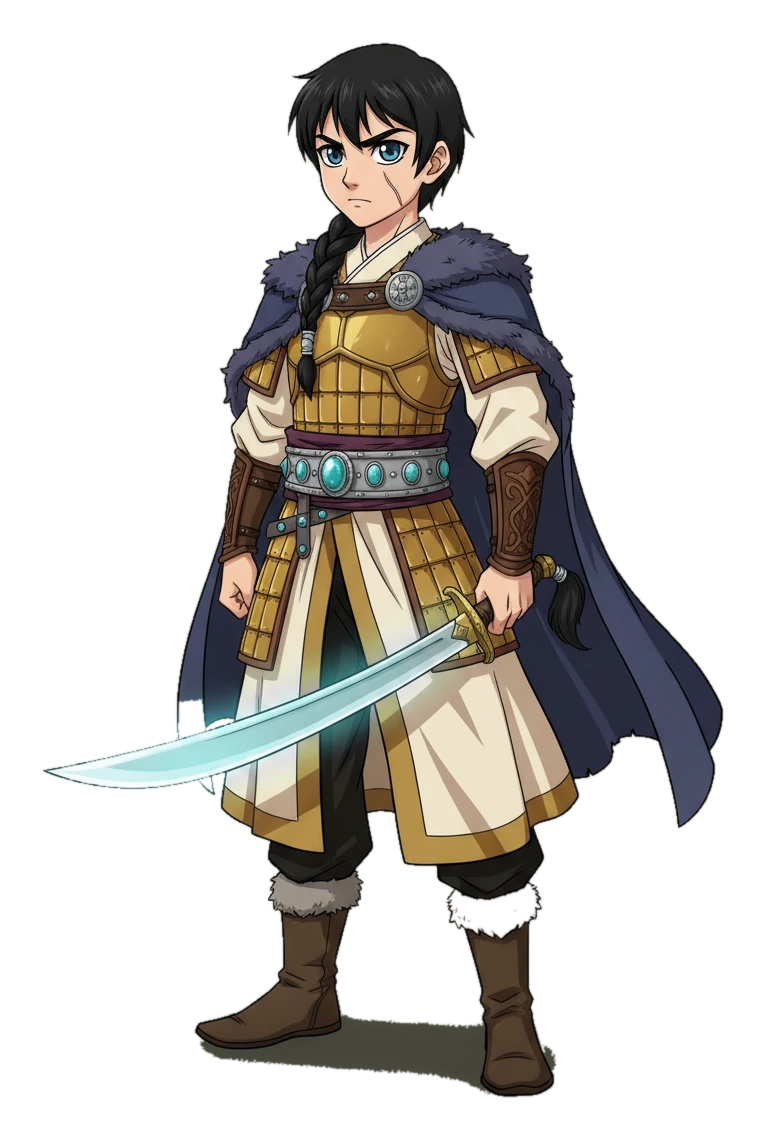
#> input picture assets/aibyn.webp, 766 x 1140 px
$ python -i style.py   (imports and definitions only)
#> lines starting #> are read from the running program, lines starting #| are printed output that depends on the picture; after the words box and inside, x2 and y2 are one past the last pixel; in counts of white or black regions, pixels touching at a corner belong together
#!/usr/bin/env python3
"""Shared Vertex plumbing + the one style prompt every image in the game shares.

Gemini API keys are blocked on this Google account by org policy, so everything
goes through Vertex AI with Application Default Credentials. The ADC file is an
`authorized_user` credential, so a plain OAuth refresh mints the token — no
google-auth dependency (it drags in cryptography, and this box is small).

Nano Banana never returns an alpha channel, so cut-out subjects are generated on
a flat field and keyed out here. It also does not reliably honour "chroma green"
— it paints some green of its own choosing — so the key samples the actual
corner colour and removes only the region connected to the border. That
connectivity check is what stops a pale robe or a white highlight from being
punched out along with the backdrop.
"""
from __future__ import annotations

import base64
import json
import os
import subprocess
import time
from pathlib import Path

import numpy as np
import requests
from PIL import Image, ImageFilter
from scipy import ndimage

ADC = Path("/home/claude/.config/gcloud/application_default_credentials.json")
PROJECT = os.environ.get("VERTEX_PROJECT", "")
# [2 lines not run here, left out]

MODEL = "gemini-2.5-flash-image"
URL = (f"https://aiplatform.googleapis.com/v1/projects/{PROJECT}"
       f"/locations/global/publishers/google/models/{MODEL}:generateContent")

ROOT = Path(__file__).resolve().parent.parent
RAW = ROOT / "assets" / "raw"
OUT = ROOT / "assets"
COMPRESS = "/home/claude/scripts/compress-asset.py"

# ---------------------------------------------------------------- style

# The palette is described so the model matches it, and then explicitly
# forbidden from being drawn — an earlier project shipped a book spine with
# "1E68IFF" lettered onto it because the hex codes read as art direction.
STYLE = (
    "Modern anime key visual, television-anime production quality, in the style "
    "of a high-budget shonen fantasy series. Confident clean line art with "
    "varying line weight, cel shading with two shadow tones plus a bright rim "
    "light, vivid saturated colour, strong value contrast, painterly gradient "
    "background, subtle bloom on the brightest highlights. Expressive large eyes "
    "with detailed iris and catchlights, sharp readable silhouette, hair and "
    "cloth caught mid-motion. "
    "Kazakh steppe fantasy setting: nomadic lamellar armour, chapan robes, "
    "silver and turquoise jewellery, oyu ornament patterns, felt and tooled "
    "leather, curved sabres, horsehair plumes, fur trim. "
    "Colour direction only, never drawn or lettered: deep indigo night, steppe "
    "gold, crimson, pale bone white, teal-cyan magic light, void black-violet."
)

NEGATIVE = (
    "Absolutely no text of any kind: no letters, no words, no numbers, no digits, "
    "no kanji, no runes, no captions, no speech bubbles, no signature, no "
    "watermark, no logo, no colour codes. "
    "Avoid: photorealism, 3D render, western cartoon style, chibi proportions, "
    "blurry, muddy desaturated colour, extra limbs, deformed hands, comic panel "
    "gutters, UI elements, frames, borders, and more than one character when a "
    "single character is requested."
)

# "No background panel" is doing real work here: left to itself the model likes
# to paint a rectangle of sky behind the head, which survives the key (it is a
# separate colour region, not connected to the border) and ships as a coloured
# box floating behind the character in the fight.
CUTOUT = (
    "The subject is isolated on a completely flat, uniform, plain white field. "
    "No scenery, no horizon, no ground, no cast shadow on the field, no gradient, "
    "no paint splatter, no decorative marks, and absolutely no rectangle, panel, "
    "banner or block of colour anywhere behind the character. The field is one "
    "single flat colour, edge to edge."
)


# [85 lines left out: functions access_token, _post, generate, generate_from, not called in this run]


def key_out(path: Path, tol: float = 105.0) -> Path:
    """Flat field to alpha, despill the fringe, crop to content."""
#> called with path = '../assets/aibyn.webp', tol = 105
    img = Image.open(path).convert("RGB")
    a = np.asarray(img).astype(np.float32)

    corners = np.stack([a[:8, :8], a[:8, -8:], a[-8:, :8], a[-8:, -8:]])
    bg = np.median(corners.reshape(-1, 3), axis=0)
#> bg = [0, 0, 0]

    similar = np.sqrt(((a - bg) ** 2).sum(axis=2)) < tol
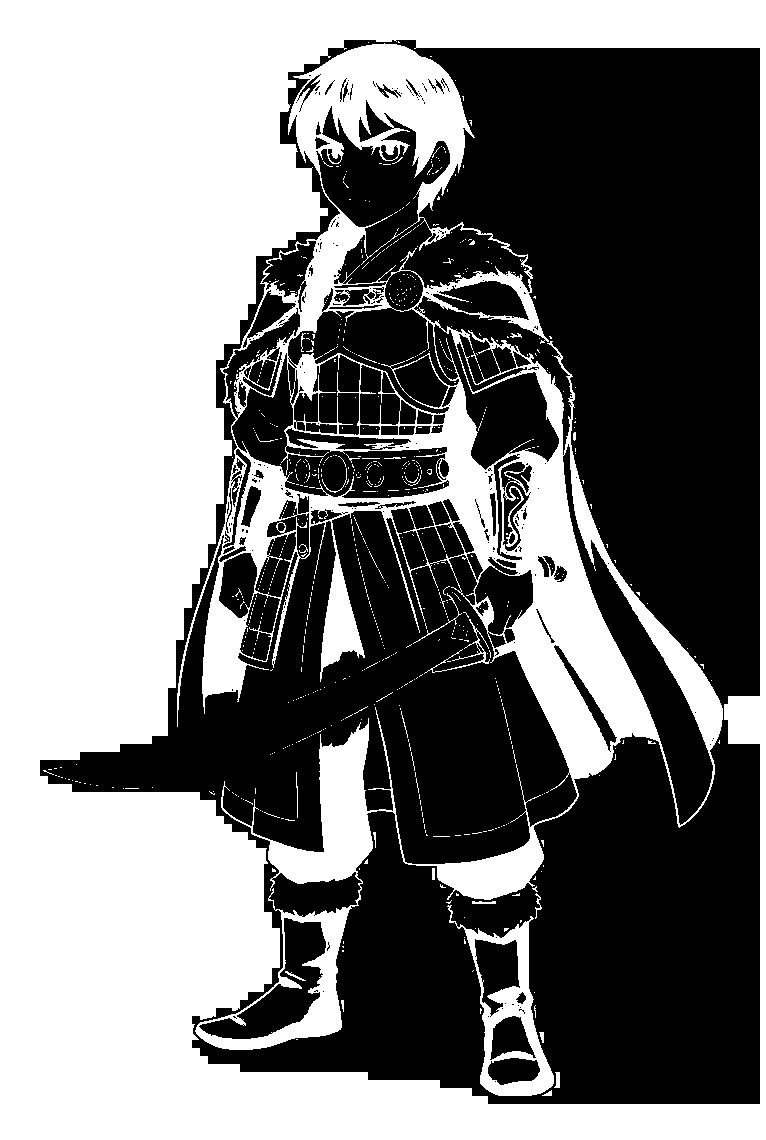
#> similar: shape (1140, 766) bool; 49.1% white; 736 white regions (708 under 20 px), largest, box (x1, y1, x2, y2) and area: (0, 0, 766, 1140) 322973, (177, 43, 723, 1050) 97557, (447, 905, 554, 1096) 5060
    labels, _ = ndimage.label(similar)
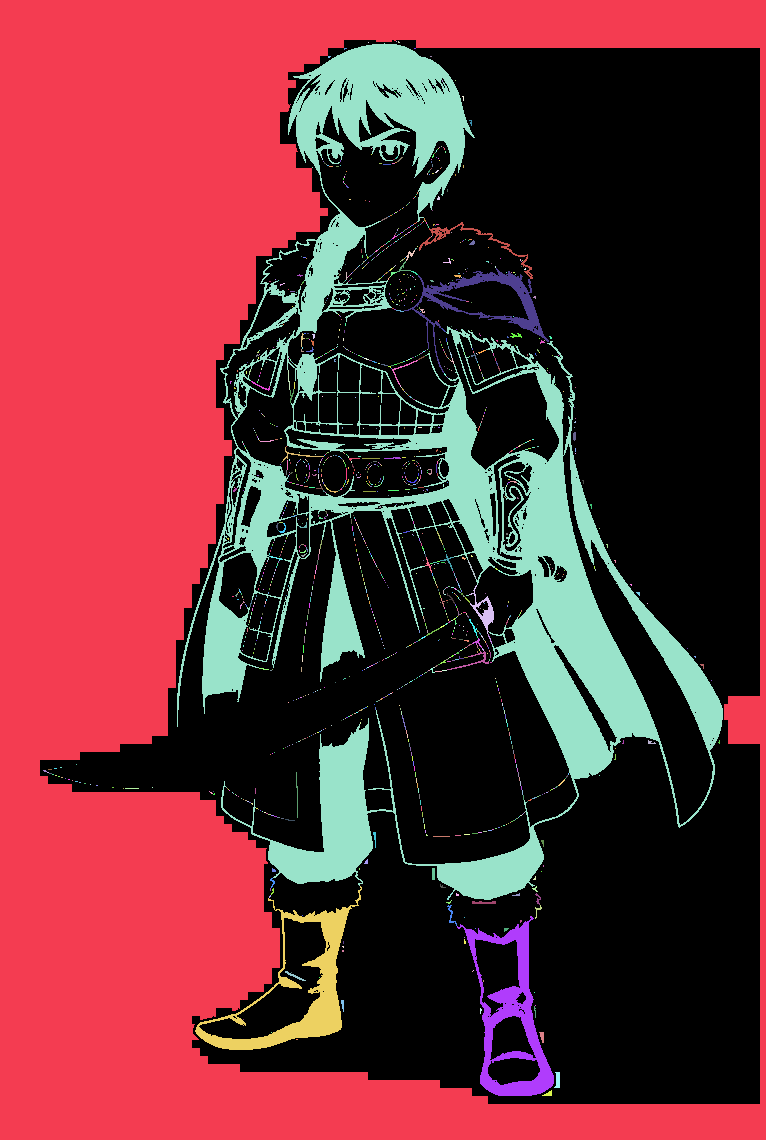
#> labels: shape (1140, 766) int32; 1607 distinct labels, from 0 to 1606; one colour per label, 0 black
    border = np.concatenate([labels[0], labels[-1], labels[:, 0], labels[:, -1]])
#> border = 3812 values from 1 to 1
    bg_labels = [int(v) for v in np.unique(border) if v]
#> bg_labels = [1]
    is_bg = np.isin(labels, bg_labels) if bg_labels else np.zeros_like(similar)
#> is_bg: shape (1140, 766) bool; 37% white; 1 white region, box (x1, y1, x2, y2) and area: (0, 0, 766, 1140) 322959

    alpha = Image.fromarray(np.where(is_bg, 0, 255).astype(np.uint8))
    alpha = alpha.filter(ImageFilter.GaussianBlur(0.8))

    r, g, b = a[..., 0], a[..., 1], a[..., 2]
    spill = g > np.maximum(r, b)
#> spill: shape (1140, 766) bool; 16.4% white; 840 white regions (664 under 20 px), largest, box (x1, y1, x2, y2) and area: (534, 49, 761, 668) 38476, (529, 927, 759, 1024) 14529, (335, 811, 484, 1015) 11861
    g = np.where(spill, np.maximum(r, b), g)
    rgb = np.dstack([r, g, b]).astype(np.uint8)

    img = Image.fromarray(rgb, "RGB").convert("RGBA")
#> img: PIL image 766x1140 RGBA
    img.putalpha(alpha)
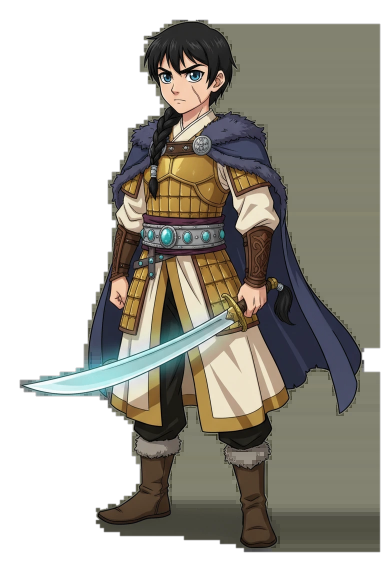
#> img: PIL image 766x1140 RGBA (shown at 1/2 size); mean R, G, B, A 73.3, 70.3, 61.2, 160.7; transparent parts drawn white

    bbox = img.getchannel("A").point(lambda v: 255 if v > 8 else 0).getbbox()
#> bbox = (39, 39, 761, 1105)
    if bbox:
        img = img.crop(bbox)
#> img: PIL image 722x1066 RGBA
        pad = int(max(img.size) * 0.04)
        padded = Image.new("RGBA", (img.width + pad * 2, img.height + pad * 2), (0, 0, 0, 0))
#> padded: PIL image 806x1150 RGBA; every value is 0
        padded.paste(img, (pad, pad))
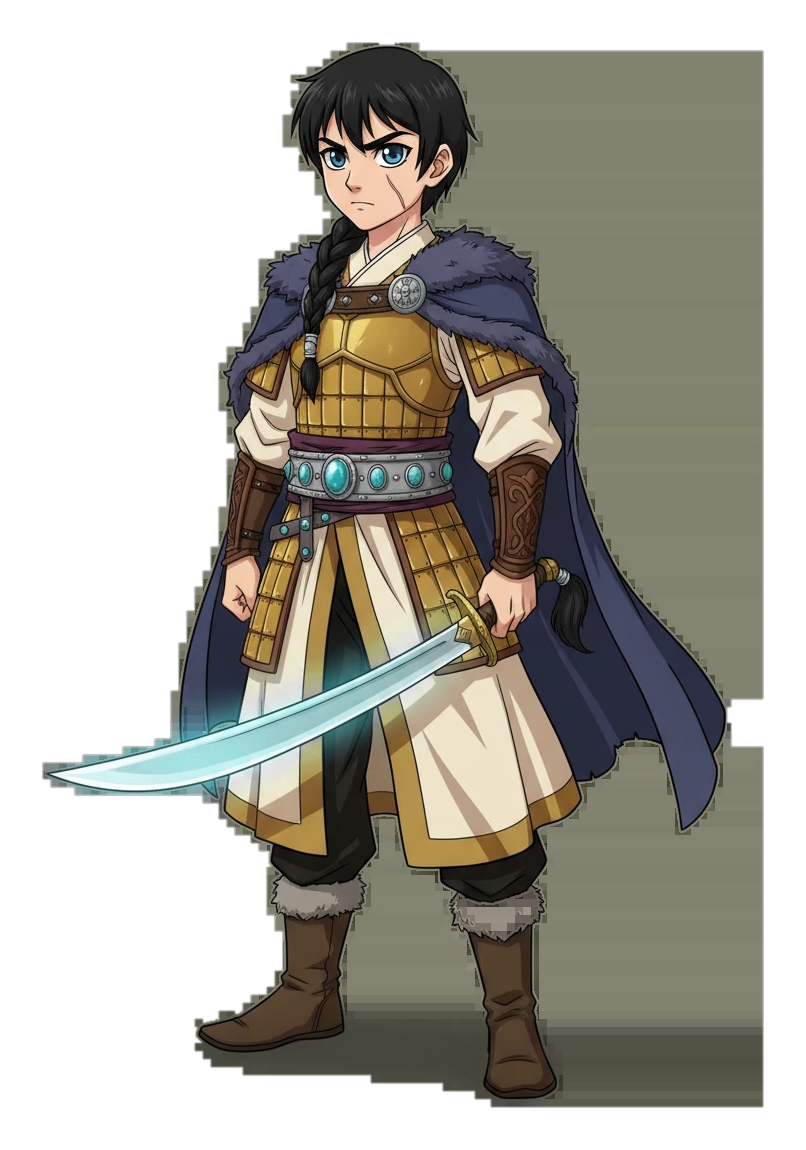
#> padded: PIL image 806x1150 RGBA; mean R, G, B, A 69.1, 66.2, 57.7, 151.4; transparent parts drawn white
        img = padded

#> (the run stopped early here; a loop or call above may not have finished)

$ run again, on assets/aisulu.webp
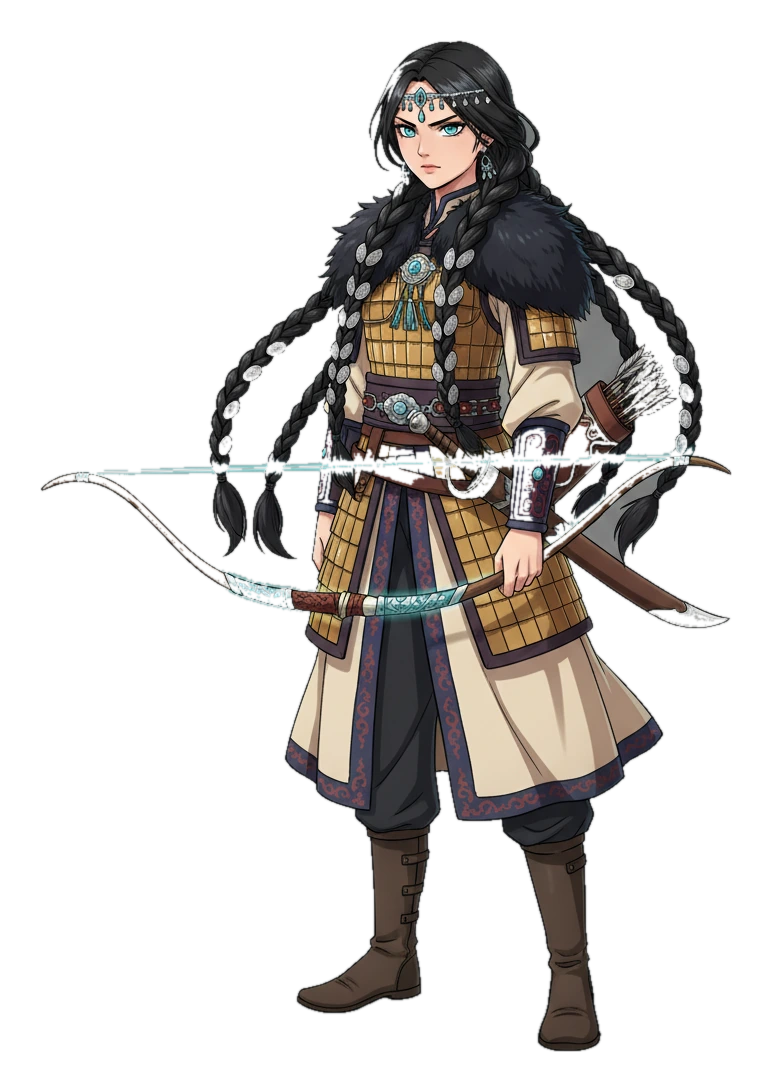
#> input picture assets/aisulu.webp, 772 x 1092 px
#> bg = [0, 0, 0]
#> similar: shape (1092, 772) bool; 57.2% white; 528 black regions (391 under 20 px), largest, box (x1, y1, x2, y2) and area: (40, 40, 768, 1056) 302891, (416, 771, 551, 1014) 21749, (336, 247, 446, 433) 10277
#> in key_out, `labels, _ = ndimage.label(similar)`:
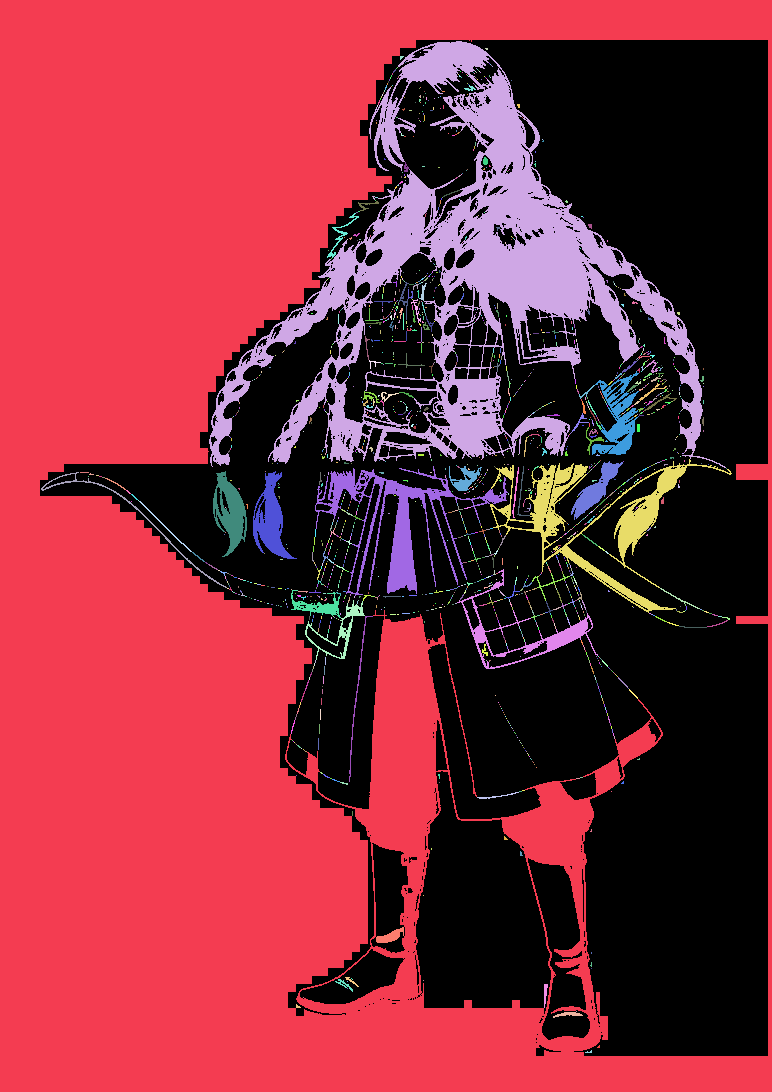
#> labels: shape (1092, 772) int32; 1776 distinct labels, from 0 to 1775; one colour per label, 0 black
#> border = 3728 values from 1 to 1
#> bg_labels = [1]
#> is_bg: shape (1092, 772) bool; 47.5% white; 1 white region, box (x1, y1, x2, y2) and area: (0, 0, 772, 1092) 400154
#> spill: shape (1092, 772) bool; 14.4% white; 998 white regions (678 under 20 px), largest, box (x1, y1, x2, y2) and area: (568, 200, 768, 300) 13211, (312, 858, 550, 1017) 11859, (588, 584, 768, 672) 7964
#> bbox = (39, 39, 769, 1057)
#> in key_out, `padded.paste(img, (pad, pad))`:
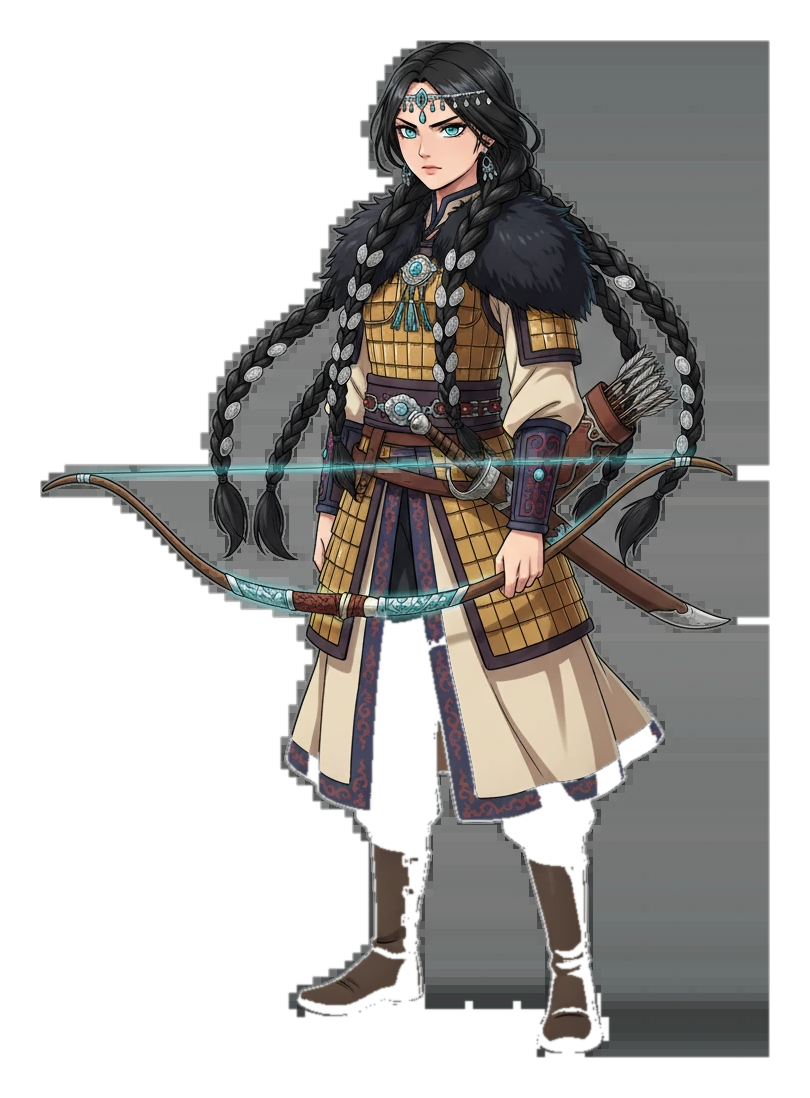
#> padded: PIL image 810x1098 RGBA; mean R, G, B, A 55.2, 52.8, 50.8, 127; transparent parts drawn white
